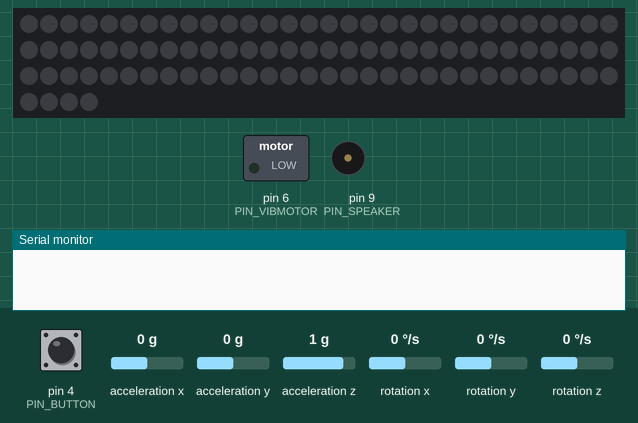
This sketch was run on a simulated Arduino Uno, built with avr-gcc and run on an emulated ATmega328P. On the bench: 94 RGB LEDs in strip order, left to right, continuing on the next row, switched loads named in the sketch (green lamp = pin HIGH), buzzer (waves = sounding), the last lines printed to the serial monitor. The inputs (shaded band) are chosen by the test bench; at power-on: pin 4 (PIN_BUTTON) LOW, acceleration x 0 g, acceleration y 0 g, acceleration z 1 g, rotation x 0 °/s, rotation y 0 °/s, rotation z 0 °/s.

Above: at 1.2 s.
1.3 s: pin 4 (PIN_BUTTON) pulled HIGH for 0.15 s
At 4.0 s:
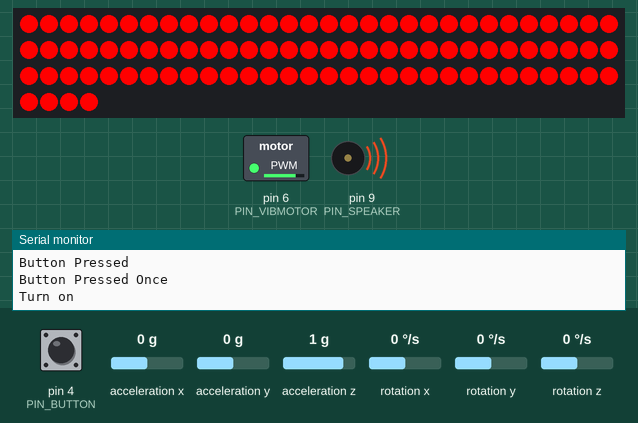
4.4 s: pin 4 (PIN_BUTTON) pulled HIGH for 0.15 s
At 6.8 s:
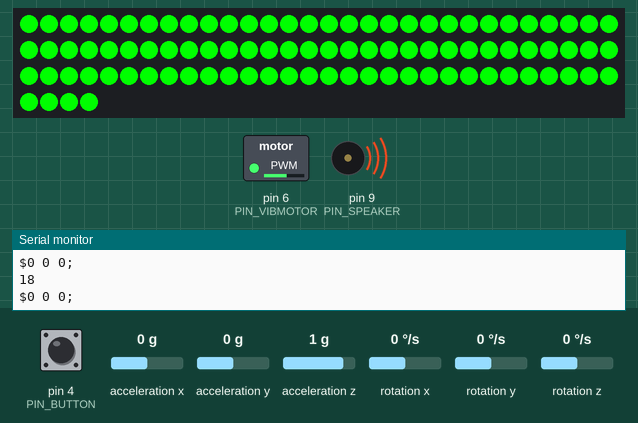
7.4 s: pin 4 (PIN_BUTTON) pulled HIGH for 1 s
At 8.43 s:
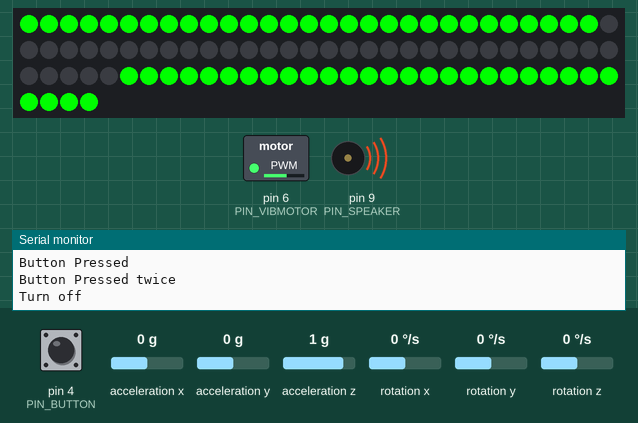
10.4 s: pin 4 (PIN_BUTTON) pulled HIGH for 0.15 s
At 13.2 s:
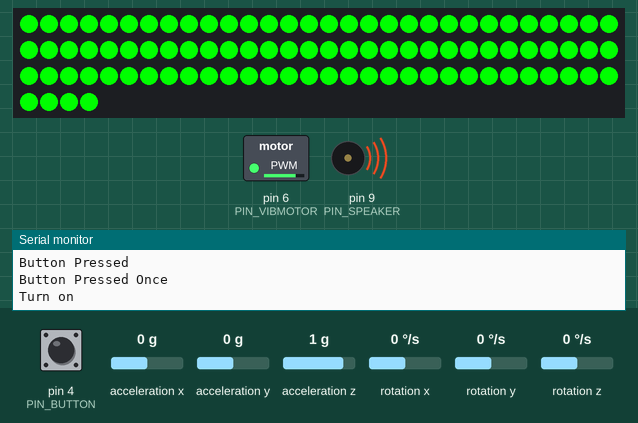
13.5 s: pin 4 (PIN_BUTTON) pulled HIGH for 0.15 s
At 16.2 s:
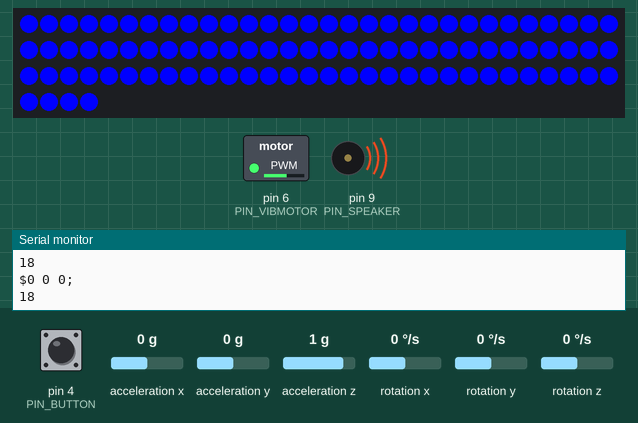
16.5 s: pin 4 (PIN_BUTTON) pulled HIGH for 3.2 s
At 17.53 s:
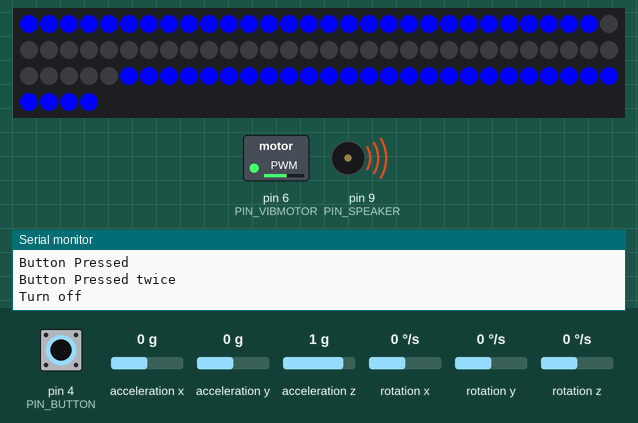
Timing chart, 0 to 19.7 s (numbered marks = the images above; inputs shaded):
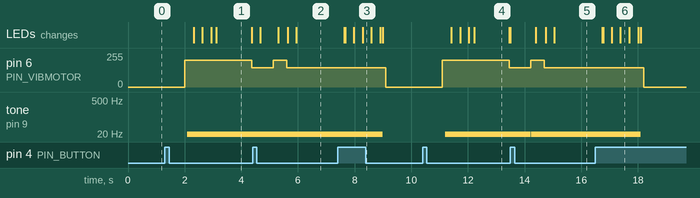

Measured:
- after the input at 1.3 s, pin 6 (PIN_VIBMOTOR): 0/255 → 200/255 after 0.70 s, → 144/255 2.4 s later; tone on pin 9 (PIN_SPEAKER): silent → 20 Hz after 0.80 s; the LEDs: first change after 1.0 s (image 1 shows a later state)
- after the input at 4.4 s, pin 6 (PIN_VIBMOTOR): 144/255 → 200/255 after 0.72 s, → 144/255 0.48 s later; the LEDs: first differ from a run without the input after 0.90 s (image 2)
- after the input at 7.4 s, pin 6 (PIN_VIBMOTOR): 144/255 → 0/255 after 1.7 s; tone on pin 9 (PIN_SPEAKER): 18 Hz → silent after 1.6 s; the LEDs: first change after 0.24 s (image 3 shows a later state)
- after the input at 10.4 s, pin 6 (PIN_VIBMOTOR): 0/255 → 200/255 after 0.70 s, → 144/255 2.4 s later; tone on pin 9 (PIN_SPEAKER): silent → 18 Hz after 0.80 s; the LEDs: first change after 1.0 s (image 4 shows a later state)
- after the input at 13.5 s, pin 6 (PIN_VIBMOTOR): 144/255 → 200/255 after 0.72 s, → 144/255 0.48 s later; tone on pin 9 (PIN_SPEAKER): 18 Hz → silent after 0.72 s, → 18 Hz 0.02 s later
- after the input at 16.5 s, pin 6 (PIN_VIBMOTOR): 144/255 → 0/255 after 1.7 s; tone on pin 9 (PIN_SPEAKER): 18 Hz → silent after 1.6 s; the LEDs: first differ from a run without the input after 0.57 s (image 6 shows a later state)
- what the display in image 1 shows lasts 1.3 s, from 3.1 s to 4.4 s

The sketch:

LightSaber.ino
```cpp
// --- LIBRARIES ---
#include <Adafruit_NeoPixel.h> // ARGB LED library
#include <toneAC.h>            // A specialized speaker LIBRARY
#include "Wire.h"
#include "MPU6050.h"           // Gyro library
#include "I2Cdev.h"
MPU6050 accelgyro;

// --- VARIABLES ---
#define PIN_LED 3
#define PIN_BUTTON 4
#define PIN_VIBMOTOR 6
#define PIN_SPEAKER 9
#define NUMPIXELS 94
Adafruit_NeoPixel pixels = Adafruit_NeoPixel(NUMPIXELS, PIN_LED, NEO_GRB + NEO_KHZ800);
#define VIB_L 200
#define VIB_H 400

boolean LED_state = false;

int16_t ax, ay, az;
int16_t gx, gy, gz;
unsigned long ACC, GYR, COMPL;
int gyroX, gyroY, gyroZ, accelX, accelY, accelZ, freq, freq_f = 20;
float k = 0.2;
unsigned long mpuTimer;

short redColor = 0;
short greenColor = 0;
short blueColor = 0;
short colorCounter = 0;
short colorStates[3][3] = {{255,0,0},{0,255,0},{0,0,255}};

short redColorF = 0;
short greenColorF = 0;
short blueColorF = 0;
short f = 0;
short colorStatesF[3][3] = {{255,f,f},{f,255,f},{f,f,255}};


byte buttonState = 0;
unsigned long timePress = 0;
unsigned long timePressLimit = 0;
byte clicks = 0;
byte buttonPushCounter = 0;

// --- SETUP ---
void setup() {
  Serial.begin(9600);
  Wire.begin();
  pixels.begin();
  pinMode (PIN_LED, OUTPUT);
  pinMode(PIN_BUTTON, INPUT);
  pinMode(PIN_VIBMOTOR, OUTPUT);

accelgyro.initialize();
  accelgyro.setFullScaleAccelRange(MPU6050_ACCEL_FS_16);
  accelgyro.setFullScaleGyroRange(MPU6050_GYRO_FS_250);
}


// --- MAIN LOOP ---
void loop() {
  getFreq();
  buttonFunc();
  ledFunc();
  vibmotorFunc();
  flickerLED();
  freqFunc();
  if (LED_state == false) noToneAC();;
}


// --- FUNCTIONS ---

// -LED FUNCTIONS-

// Sequently changes the LED's color depending on how many clicks it's been
void setColor() {
  if (colorCounter == 3) colorCounter = 0;
  redColor = colorStates[colorCounter][0];
  greenColor = colorStates[colorCounter][1];
  blueColor = colorStates[colorCounter][2];
  for (int i=0; i < NUMPIXELS; i++) {
    pixels.setPixelColor(i, pixels.Color(redColor, greenColor, blueColor));
    pixels.setPixelColor(NUMPIXELS-(1+i), pixels.Color(redColor, greenColor, blueColor));
    long a = 0.6 + i*0.1;
    toneAC(freq_f, a);
    if (LED_state == true) {
      pixels.show();
    }
    else {
      delay(20);
      pixels.show();}
  }
  delay(10);
}

// Gives the LED a flickering effect depending on the computed gyro frequency (which is mentioned below)
void flickerLED() {
  if (LED_state == true && millis() > 200) {
   pixels.clear();
   pixels.show();
   delay(8);

    if (freq_f > 20 && freq_f < 255) {
      f = freq_f;
      redColorF = colorStatesF[colorCounter][0];
      greenColorF = colorStatesF[colorCounter][1];
      blueColorF = colorStatesF[colorCounter][2];
      pixels.fill(pixels.Color(redColorF, greenColorF, blueColorF), 0, 94);
    }
    else if (freq_f < 20) {
      pixels.fill(pixels.Color(redColor, greenColor, blueColor), 0, 94);
    }
    else if (freq_f > 255) {
      pixels.fill(pixels.Color(255,255,255), 0, 94);
    }
    pixels.show();
    delay(8);
  }
}

// Click counter
void buttonFunc() {
  buttonState = digitalRead(PIN_BUTTON);
  if (buttonState == HIGH){
    delay(200);
    Serial.println("Button Pressed");
    if (clicks == 0) {
      timePress = millis();
      timePressLimit = timePress + 500;
      clicks = 1;
    }

    else if (clicks == 1 && millis() < timePressLimit){
      Serial.println("Button Pressed twice");
      timePress = 0;
      timePressLimit = 0;
      clicks = 0;
      buttonPushCounter = 2;
    }
  }

  if (clicks == 1 && timePressLimit != 0 && millis() > timePressLimit){
     Serial.println("Button Pressed Once");
     timePress = 0;
     timePressLimit = 0;
     clicks = 0;
     buttonPushCounter = 1;
  }
}

// Primary function for the LED, also controls the vibration motor depending on turning off-on etc.
void ledFunc() {
  if (buttonPushCounter == 1 && LED_state == false) {
    Serial.println("Turn on");
    analogWrite(PIN_VIBMOTOR, VIB_L);
    setColor();
    LED_state = true;
    buttonPushCounter = 0;
    delay(100);
  }
  else if (buttonPushCounter == 1 && LED_state == true) {
    Serial.println("Change colour");
    analogWrite(PIN_VIBMOTOR, VIB_L);
    colorCounter++;
    setColor();
    buttonPushCounter = 0;
    delay(100);
   }
  else if (buttonPushCounter == 2 && LED_state == true) {
    Serial.println("Turn off");
    LED_state = false;
    buttonPushCounter = 0;
    for (int i = 0; i < NUMPIXELS/2; i++) {
      pixels.setPixelColor(NUMPIXELS/2-(1+i), 0, 0, 0);
      pixels.setPixelColor(NUMPIXELS/2+i, 0, 0, 0);
      pixels.show();
      long a = 10 - i*0.1;
      toneAC(freq_f, a);
      delay(20);
    }
    noToneAC();
    delay(100);
  }
}

//Vibration motor function
void vibmotorFunc() {
  if (LED_state == true) {
    analogWrite(PIN_VIBMOTOR, VIB_H);
  }
  else {analogWrite(PIN_VIBMOTOR, 0);}
}

// Reads the gyro and computes a frequency for the speaker
void getFreq() {
  if (LED_state == true) {                                               // if GyverSaber is on
    if (millis() - mpuTimer > 500) {
      accelgyro.getMotion6(&ax, &ay, &az, &gx, &gy, &gz);

      // find absolute and divide on 100
      gyroX = abs(gx / 150);
      gyroY = abs(gy / 150);
      gyroZ = abs(gz / 150);
      accelX = abs(ax / 25);
      accelY = abs(ay / 25);
      accelZ = abs(az / 25);

      // vector sum
      ACC = sq((long)accelX) + sq((long)accelY) + sq((long)accelZ);
      ACC = sqrt(ACC);
      GYR = sq((long)gyroX) + sq((long)gyroY) + sq((long)gyroZ);
      GYR = sqrt((long)GYR);
      COMPL = ACC + GYR;

         Serial.print("$");
         Serial.print(gyroX);
         Serial.print(" ");
         Serial.print(gyroY);
         Serial.print(" ");
         Serial.print(gyroZ);
         Serial.println(";");
         Serial.println(freq_f);

      freq = (long)COMPL * COMPL / 1500;                        // parabolic tone change
      freq = constrain(freq, 18, 300);
      freq_f = freq * k + freq_f * (1 - k);                     // smooth filter
      mpuTimer = micros();
    }
  }
}

// Speaker function, uses the computed frequency
void freqFunc() {
  if (LED_state == true) {
      toneAC(freq_f);
      delay(10);
  }
}
```
